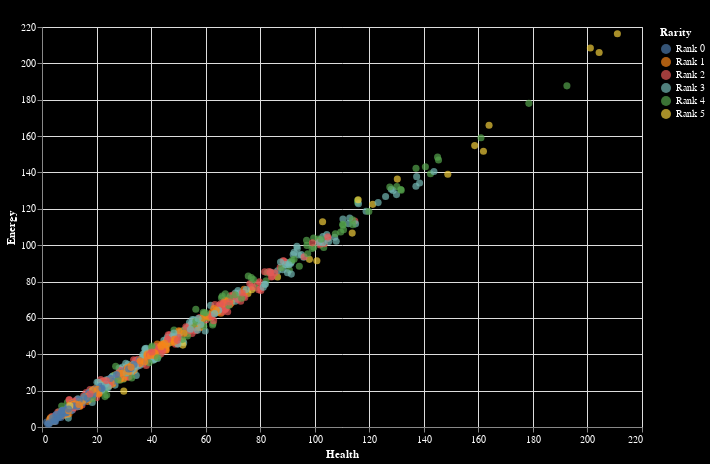

Source (notebook cell):
### Code cell
chart = alt.Chart(df).mark_circle(size=50).encode(
    x='Health',
    y='Energy',
    color='Rarity',
    tooltip=['Name', 'Type', 'Level', 'Rarity', 'Damage', 'Health', 'Energy', 'Sanity']
).properties(
    width=600,
    height=400,
    background='black',
    title="Monster Health vs. Energy by Rarity"
).configure_axis(
    labelColor='white',
    titleColor='white'
).configure_legend(
    labelColor='white',
    titleColor='white'
)

chart

### Figure 1 — Vega-Lite specification as saved in the notebook (floating-point values rounded to 4 significant figures; data arrays with more than 128 entries replaced by an {"elided": "..."} marker saying what was removed)
{"config": {"view": {"continuousWidth": 300, "continuousHeight": 300}, "axis": {"labelColor": "white", "titleColor": "white"}, "legend": {"labelColor": "white", "titleColor": "white"}}, "data": {"name": "data-02567f763f1b59b666e5aecaa2c9f157"}, "mark": {"type": "circle", "size": 50}, "background": "black", "encoding": {"color": {"field": "Rarity", "type": "nominal"}, "tooltip": [{"field": "Name", "type": "nominal"}, {"field": "Type", "type": "nominal"}, {"field": "Level", "type": "quantitative"}, {"field": "Rarity", "type": "nominal"}, {"field": "Damage", "type": "nominal"}, {"field": "Health", "type": "quantitative"}, {"field": "Energy", "type": "quantitative"}, {"field": "Sanity", "type": "quantitative"}], "x": {"field": "Health", "type": "quantitative"}, "y": {"field": "Energy", "type": "quantitative"}}, "height": 400, "title": "Monster Health vs. Energy by Rarity", "width": 600, "$schema": "https://vega.github.io/schema/vega-lite/v5.20.1.json", "datasets": {"data-02567f763f1b59b666e5aecaa2c9f157": {"elided": "1000 records"}}}
